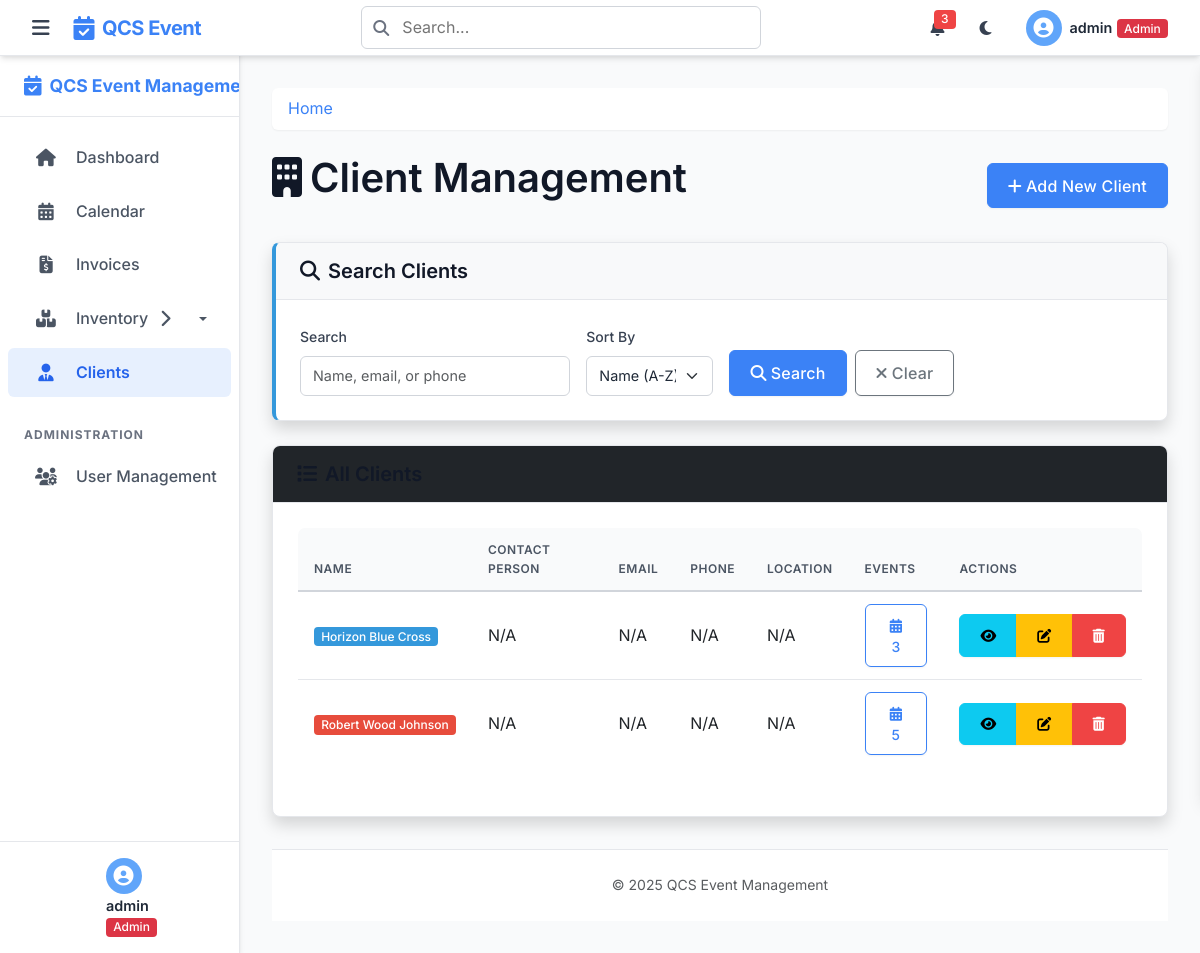
The page /clients (signed in) on the database its author committed.
### tables this page shows
CREATE TABLE clients (
    id INTEGER PRIMARY KEY AUTOINCREMENT,
    name TEXT NOT NULL,
    color TEXT NOT NULL,
    contact_person TEXT,
    phone TEXT,
    email TEXT,
    address TEXT,
    city TEXT,
    state TEXT,
    zip TEXT,
    notes TEXT,
    preferences TEXT,
    created_at TEXT NOT NULL DEFAULT (datetime('now')),
    created_by INTEGER,
    FOREIGN KEY (created_by) REFERENCES users(id)
);

### app.py (the view)
@app.route('/clients')
@login_required
def clients():
    db = get_db()
    search = request.args.get('search', '')
    sort = request.args.get('sort', 'name')
    query = """
        SELECT c.*,
               COUNT(e.event_id) as event_count
        FROM clients c
        LEFT JOIN events e ON c.id = e.client_id
    """
    params = []
    if search:
        query += " WHERE c.name LIKE ? OR c.contact_person LIKE ? OR c.email LIKE ? OR c.phone LIKE ?"
        search_param = f"%{search}%"
        params.extend([search_param, search_param, search_param, search_param])
    query += " GROUP BY c.id" # Corrected grouping
    if sort == 'name':
        query += " ORDER BY c.name ASC"
    elif sort == 'name_desc':
        query += " ORDER BY c.name DESC"
    elif sort == 'created':
        query += " ORDER BY c.created_at DESC"
    elif sort == 'created_desc': # Should be ASC for oldest first
        query += " ORDER BY c.created_at ASC"
    else:
        query += " ORDER BY c.name ASC"  # Default to name ascending
    clients = db.execute(query, params).fetchall()
    return render_template('clients.html', clients=clients)

### app.py (called while the page is built)
@app.after_request
def add_security_headers(response):
    response.headers['X-Content-Type-Options'] = 'nosniff'
    response.headers['X-Frame-Options'] = 'DENY'
    response.headers['X-XSS-Protection'] = '1; mode=block'
    response.headers['Strict-Transport-Security'] = 'max-age=31536000; includeSubDomains'
    return response

### helpers.py (called while the page is built)
def get_db():
    if 'db' not in g:
        g.db = sqlite3.connect(
            current_app.config['DATABASE'],
            detect_types=sqlite3.PARSE_DECLTYPES
        )
        g.db.row_factory = sqlite3.Row
    return g.db

def login_required(f):
    @wraps(f)
    def decorated_function(*args, **kwargs):
        if 'user_id' not in session:
            if request.path.startswith('/api/') or request.is_json or request.headers.get('X-Requested-With') == 'XMLHttpRequest':
                return jsonify({'error': 'Authentication required'}), 401
            else:
                flash('Please log in first', 'warning')
                return redirect(url_for('login'))
        return f(*args, **kwargs)
    return decorated_function

### templates/clients.html (shortened to what this page needs)
{% extends 'layout.html' %}
{% block content %}
<div class="d-flex justify-content-between align-items-center mb-4">
    <h1><i class="fas fa-building me-2"></i>Client Management</h1>
    <a href="{{ url_for('new_client') }}" class="btn btn-primary">
        <i class="fas fa-plus me-1"></i>Add New Client
    </a>
</div>
<div class="card shadow mb-4 search-card">
    <div class="card-header bg-light">
        <h5 class="mb-0"><i class="fas fa-search me-2"></i>Search Clients</h5>
    </div>
    <div class="card-body">
        <form method="get" class="row g-3">
            <div class="col-md-4">
                <label for="search" class="form-label">Search</label>
                <input type="text" class="form-control" id="search" name="search"
                       placeholder="Name, email, or phone" value="{{ request.args.get('search', '') }}">
            </div>
            <div class="col-md-2">
                <label for="sort" class="form-label">Sort By</label>
                <select class="form-select" id="sort" name="sort">
                    <option value="name" {% if request.args.get('sort') == 'name' %}selected{% endif %}>Name (A-Z)</option>
                </select>
            </div>
            <div class="col-md-4 d-flex align-items-end">
                <button type="submit" class="btn btn-primary me-2">
                    <i class="fas fa-search me-1"></i>Search
                </button>
                <a href="{{ url_for('clients') }}" class="btn btn-outline-secondary">
                    <i class="fas fa-times me-1"></i>Clear
                </a>
            </div>
        </form>
    </div>
</div>
<div class="card shadow">
    <div class="card-header bg-dark text-white">
        <h5 class="mb-0"><i class="fas fa-list me-2"></i>All Clients</h5>
    </div>
    <div class="card-body">
        {% if clients %}
        <div class="table-responsive">
            <table class="table table-hover">
                <thead>
                    <tr>
                        <th>Name</th>
                        <th>Contact Person</th>
                        <th>Email</th>
                        <th>Phone</th>
                        <th>Location</th>
                        <th>Events</th>
                        <th>Actions</th>
                    </tr>
                </thead>
                <tbody>
                    {% for client in clients %}
                    <tr>
                        <td>
                            <span class="badge client-badge" data-color="{{ client.color }}">
                                {{ client.name }}
                            </span>
                        </td>
                        <td>{{ client.contact_person or 'N/A' }}</td>
                        <td>
                            {% if client.email %}
                            <a href="mailto:{{ client.email }}">{{ client.email }}</a>
                            {% else %}
                            N/A
                            {% endif %}
                        </td>
                        <td>
                            {% if client.phone %}
                            <a href="tel:{{ client.phone }}">{{ client.phone }}</a>
                            {% else %}
                            N/A
                            {% endif %}
                        </td>
                        <td>
                            {% if client.city and client.state %}
                            {{ client.city }}, {{ client.state }}
                            {% else %}
                            N/A
                            {% endif %}
                        </td>
                        <td>
                            <a href="{{ url_for('calendar.calendar') }}?client={{ client.id }}" class="btn btn-sm btn-outline-primary">
                                <i class="fas fa-calendar-alt"></i> {{ client.event_count }}
                            </a>
                        </td>
                        <td>
                            <div class="btn-group">
                                <a href="{{ url_for('view_client', client_id=client.id) }}" class="btn btn-sm btn-info">
                                    <i class="fas fa-eye"></i>
                                </a>
                                <a href="{{ url_for('edit_client', client_id=client.id) }}" class="btn btn-sm btn-warning">
                                    <i class="fas fa-edit"></i>
                                </a>
                                <button type="button" class="btn btn-sm btn-danger"
                                        data-bs-toggle="modal"
                                        data-bs-target="#deleteClientModal{{ client.id }}">
                                    <i class="fas fa-trash-alt"></i>
                                </button>
                            </div>
                        </td>
                    </tr>
                    {% endfor %}
                </tbody>
            </table>
        </div>
        {% else %}
        <div class="alert alert-info mb-0">
            <i class="fas fa-info-circle me-2"></i>No clients found.
            <a href="{{ url_for('new_client') }}">Add your first client</a>.
        </div>
        {% endif %}
    </div>
</div>
{% endblock %}

### templates/clients.html (style rules this page uses)
.search-card { border-left: 4px solid #3498db; }

### rows shown on the page
clients: name "Horizon Blue Cross", contact_person "N/A", event_count "3"
clients: name "Robert Wood Johnson", contact_person "N/A", event_count "5"

### other values the page prints
{{ session.username }} "admin"
